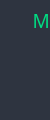
        <widget class="QFrame" name="frame_left_menu">
         <property name="minimumSize">
          <size>
           <width>50</width>
           <height>0</height>
          </size>
         </property>
         <property name="maximumSize">
          <size>
           <width>50</width>
           <height>498</height>
          </size>
         </property>
         <property name="styleSheet">
          <string notr="true">background-color: #2E3440;
border-bottom-left-radius: 13px;

</string>
         </property>
         <property name="frameShape">
          <enum>QFrame::NoFrame</enum>
         </property>
         <property name="frameShadow">
          <enum>QFrame::Raised</enum>
         </property>
         <layout class="QGridLayout" name="gridLayout">
          <property name="leftMargin">
           <number>0</number>
          </property>
          <property name="topMargin">
           <number>0</number>
          </property>
          <property name="rightMargin">
           <number>0</number>
          </property>
          <property name="bottomMargin">
           <number>0</number>
          </property>
          <property name="spacing">
           <number>0</number>
          </property>
          <item row="0" column="0">
           <widget class="QFrame" name="Sidebar">
            <property name="minimumSize">
             <size>
              <width>50</width>
              <height>0</height>
             </size>
            </property>
            <property name="maximumSize">
             <size>
              <width>50</width>
              <height>200</height>
             </size>
            </property>
            <property name="styleSheet">
             <string notr="true">background-color: #2E3440;</string>
            </property>
            <property name="frameShape">
             <enum>QFrame::NoFrame</enum>
            </property>
            <property name="frameShadow">
             <enum>QFrame::Raised</enum>
            </property>
            <layout class="QVBoxLayout" name="verticalLayout_3">
             <property name="spacing">
              <number>0</number>
             </property>
             <property name="leftMargin">
              <number>0</number>
             </property>
             <property name="topMargin">
              <number>0</number>
             </property>
             <property name="rightMargin">
              <number>0</number>
             </property>
             <property name="bottomMargin">
              <number>0</number>
             </property>
             <item>
              <widget class="QPushButton" name="V2">
               <property name="minimumSize">
                <size>
                 <width>170</width>
                 <height>40</height>
                </size>
               </property>
               <property name="maximumSize">
                <size>
                 <width>50</width>
                 <height>40</height>
                </size>
               </property>
               <property name="cursor">
                <cursorShape>PointingHandCursor</cursorShape>
               </property>
               <property name="styleSheet">
                <string notr="true">QPushButton{
 	border: 0px solid;
	background-color: #2E3440;
	color: #00dc82;
	font-size: 19px;
	border-radius: 0px;
	font-family: Nasalization Rg;
	padding-left: -60px;
}
QPushButton:hover{
	background-color: #0f111e;
}</string>
               </property>
               <property name="text">
                <string>Mars</string>
               </property>
               <property name="icon">
                <iconset>
                 <normaloff>V2 Icons/image-removebg-preview.png</normaloff>V2 Icons/image-removebg-preview.png</iconset>
               </property>
               <property name="iconSize">
                <size>
                 <width>60</width>
                 <height>60</height>
                </size>
               </property>
              </widget>
             </item>
             <item>
              <widget class="QPushButton" name="Desktop">
               <property name="minimumSize">
                <size>
                 <width>200</width>
                 <height>40</height>
                </size>
               </property>
               <property name="maximumSize">
                <size>
                 <width>200</width>
                 <height>40</height>
                </size>
               </property>
               <property name="cursor">
                <cursorShape>PointingHandCursor</cursorShape>
               </property>
               <property name="styleSheet">
                <string notr="true">QPushButton{
 	border: 0px solid;
	background-color: #2E3440;
	color: #00dc82;
	border-radius: 0px;
	font-size: 18px;
	font-family: Nasalization Rg;
	padding-left: 10px;
}
QPushButton:hover{
	background-color: #0f111e;
}</string>
               </property>
               <property name="text">
                <string>    Mars Desktop</string>
               </property>
               <property name="icon">
                <iconset>
                 <normaloff>V2 Icons/monitor30px.png</normaloff>V2 Icons/monitor30px.png</iconset>
               </property>
               <property name="iconSize">
                <size>
                 <width>30</width>
                 <height>30</height>
                </size>
               </property>
              </widget>
             </item>
             <item>
              <widget class="QPushButton" name="profile">
               <property name="sizePolicy">
                <sizepolicy hsizetype="Minimum" vsizetype="Maximum">
                 <horstretch>0</horstretch>
                 <verstretch>0</verstretch>
                </sizepolicy>
               </property>
               <property name="minimumSize">
                <size>
                 <width>140</width>
                 <height>40</height>
                </size>
               </property>
               <property name="maximumSize">
                <size>
                 <width>50</width>
                 <height>40</height>
                </size>
               </property>
               <property name="cursor">
                <cursorShape>PointingHandCursor</cursorShape>
               </property>
               <property name="styleSheet">
                <string notr="true">QPushButton{
 	border: 0px solid;
	background-color: #2E3440;
	color: #00dc82;
	border-radius: 0px;
	font-size: 20px;
	font-family: Nasalization Rg;
	padding-right: -4px;
}
QPushButton:hover{
	background-color: #0f111e;
}</string>
               </property>
               <property name="text">
                <string>    Profile</string>
               </property>
               <property name="icon">
                <iconset>
                 <normaloff>V2 Icons/male_user_2px.png</normaloff>V2 Icons/male_user_2px.png</iconset>
               </property>
               <property name="iconSize">
                <size>
                 <width>50</width>
                 <height>50</height>
                </size>
               </property>
              </widget>
             </item>
            </layout>
           </widget>
          </item>
          <item row="1" column="0">
           <widget class="QFrame" name="frame_14">
            <property name="frameShape">
             <enum>QFrame::StyledPanel</enum>
            </property>
            <property name="frameShadow">
             <enum>QFrame::Raised</enum>
            </property>
           </widget>
          </item>
         </layout>
        </widget>
